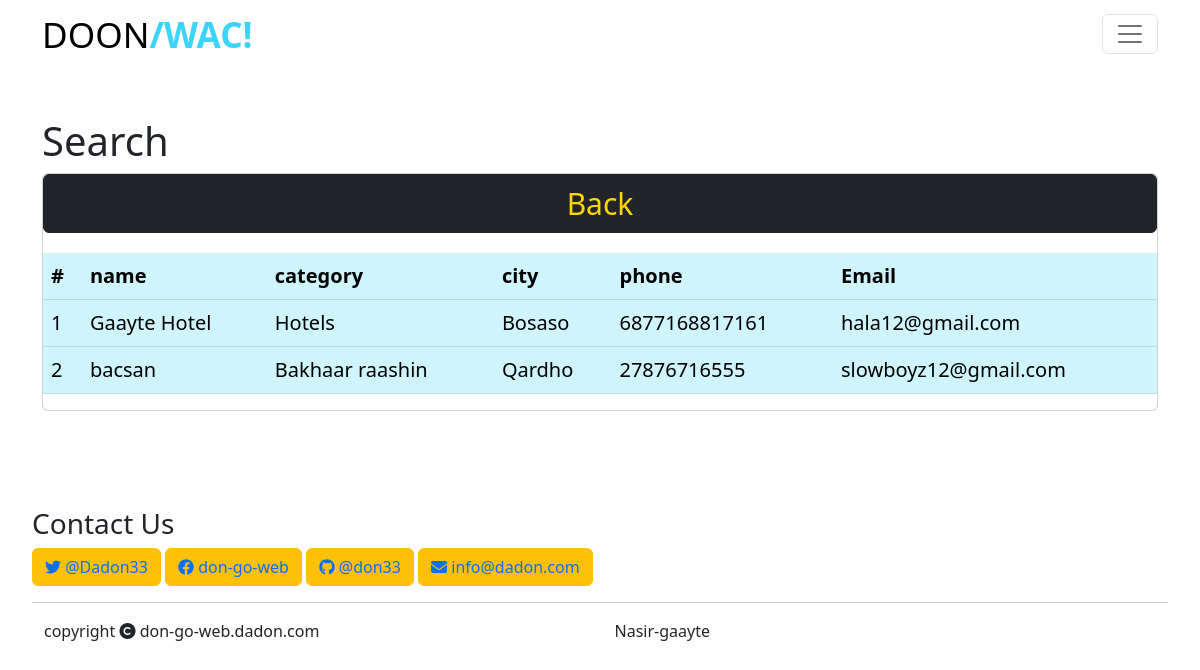
The app's page /search/, older data.
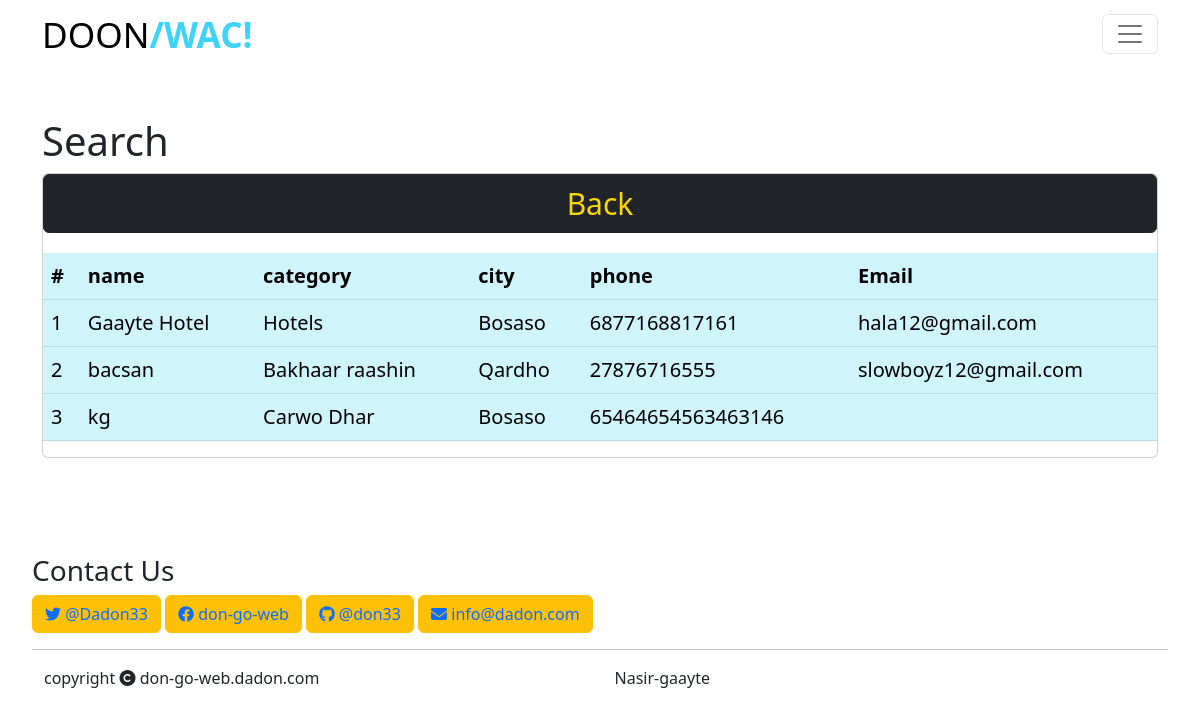
The same page, newer data.
### core/models.py (models this page shows, shortened)
class Contactmodel(models.Model):
    auther=models.ForeignKey(User,on_delete=models.CASCADE)
    logo = models.ImageField(blank=True, null=True)
    name = models.CharField(max_length=255,null=False,blank=False)
    category=models.ForeignKey(Categorymodel,on_delete=models.CASCADE)
    city=models.ForeignKey(Citymodel,on_delete=models.CASCADE)
    phone1 = models.IntegerField(null=False,blank=False)
    email = models.EmailField(max_length=100, blank=True, null= True)
    location_imo = models.ImageField(null=True, blank=True)
    location_url = models.URLField()
    desc = models.TextField(null=True, blank=True)

class Categorymodel(models.Model):
    name = models.CharField(max_length=100)
    def __str__(self):
        return self.name

class Citymodel(models.Model):
    name=models.CharField(max_length=100)
    def __str__(self):
        return self.name

### core/views.py (the view)
# urls.py: path('search/',views.search,name='search'),
def search(request):
    cont_filter = ContactFilter(request.GET, queryset =Contactmodel.objects.all())
    return render(request,'core/search.html',{
        'form':cont_filter.form,
        'searched':cont_filter.qs,
        })

### core/templates/core/search.html
{% extends 'core/home.html' %}
{% block content %}
<div class="mt-5">
    <div class="container">
        <h1>Search </h1>
        <div class="card">
            <button style="font-size:30px;" class="btn btn-dark" type="submit"><a style="text-decoration: none; color:gold;" href="{% url 'home' %}">Back</a></button>
            <table class="table table-info table-striped-columnstable">
                <thead>
                    <tr class="table-info">
                        <th>#</th>
                        <th>name</th>
                        <th>category</th>
                        <th>city</th>
                        <th>phone</th>
                        <th>Email</th>
                    </tr>
                </thead>
                <tbody>
                    {% for x in searched %}
                    <tr>
                        <td class="table-info">{{forloop.counter}}</td>
                        <td class="table-info">{{x.name}}</td>
                        <td class="table-info">{{x.category}}</td>
                        <td class="table-info">{{x.city}}</td>
                        <td class="table-info">{{x.phone1}}</td>
                        <td class="table-info" ><a href="{{x.email.url}}"></a>{{x.email}}</td>
                    </tr>
                    {%endfor%}
                </tbody>
            </table>
        </div>
    </div>
</div>
{% endblock content %}

### core/templates/core/home.html (shortened to what this page needs)
<!DOCTYPE html>
{% load static %}
{% load crispy_forms_tags %}
<html lang="en">
<head>
    <link rel="stylesheet" href="/static/css/main.css" type="text/css">
    <link rel="stylesheet" href="//cdn.datatables.net/1.13.1/css/jquery.dataTables.min.css">
    <link rel="stylesheet" href="https://cdnjs.cloudflare.com/ajax/libs/font-awesome/6.2.1/css/all.min.css" />
    <link rel="stylesheet" href="https://cdnjs.cloudflare.com/ajax/libs/font-awesome/6.2.1/css/all.min.css" />
    <link href="https://cdn.jsdelivr.net/npm/bootstrap@5.2.3/dist/css/bootstrap.min.css" rel="stylesheet">
</head>
<body>
    <nav class="navbar ">
        <div class="container">
            <a class="logo" href="{% url 'home' %}">DOON<span>/WAC!</span></a>
            <button class="navbar-toggler" type="button" data-bs-toggle="offcanvas" data-bs-target="#offcanvasNavbar" aria-controls="offcanvasNavbar">
            <span class="navbar-toggler-icon"></span>
            </button>
        </div>
    </nav>
    {% block content %}{% endblock content %}
    <section class="footer row">
        <div class="container">
            <p class="feed-ci">
                <h3> <span> Contact Us </span></h3>
                <button  class="btn btn-warning "> <a style="text-decoration: none;"  href="https://github.com/Nasir-gaayte?tab=repositories"><i class="fa-brands fa-twitter"></i> @Dadon33</a></button>
                <button  class="btn btn-warning "> <a style="text-decoration: none;"  href="https://github.com/Nasir-gaayte?tab=repositories"><i class="fa-brands fa-facebook"></i> don-go-web</a></button>
                <button  class="btn btn-warning "> <a style="text-decoration: none;"  href="https://github.com/Nasir-gaayte?tab=repositories"> <i class="fa-brands fa-github"></i> @don33</a></button>
                <button  class="btn btn-warning "> <a style="text-decoration: none;"  href="https://github.com/Nasir-gaayte?tab=repositories"> <i class="fa-solid fa-envelope"></i> info@dadon.com</a></button>
            </p>
            <hr>
            <div class="container">
                    <div class=" row d-flex justify-content-center align-items-center ">
                        <div class="col" style="margin-right: 5px;">
                           <p>copyright <i class="fa-solid fa-copyright"></i> don-go-web.dadon.com  </p>
                        </div>
                        <div class="col">
                            <p>Nasir-gaayte</p>
                        </div>
                    </div>
            </div>
        </div>
    </section>
</body>
</html>

### static/css/main.css (style rules this page uses)
:root { --cta--color:rgb(57, 187, 219); }
body { background: #f2f2f2; margin: 0; padding: 0; font-family: "Roboto Condensed"; font-size: small; font-weight: 50; }
.navbar { background: white; padding: 1em; }
.navbar .logo { text-decoration: none; font-weight: 400; color: black; font-size: 2.2em; }
.navbar .logo span { color: rgb(60, 212, 250); font-weight: 600; }
.navbar .container { display: flex; place-content: space-between; }
a { color: #444444; }
section { padding: 5em 2em; }
table { margin: 1em auto; float: left; width: 100%; height: 100%; size: 1ch; font-size: 20px; }

Row changes from the older to the newer data that the page shows:
added Contactmodel: name "kg", category "Carwo Dhar", city "Bosaso", phone1 "65464654563463146"
